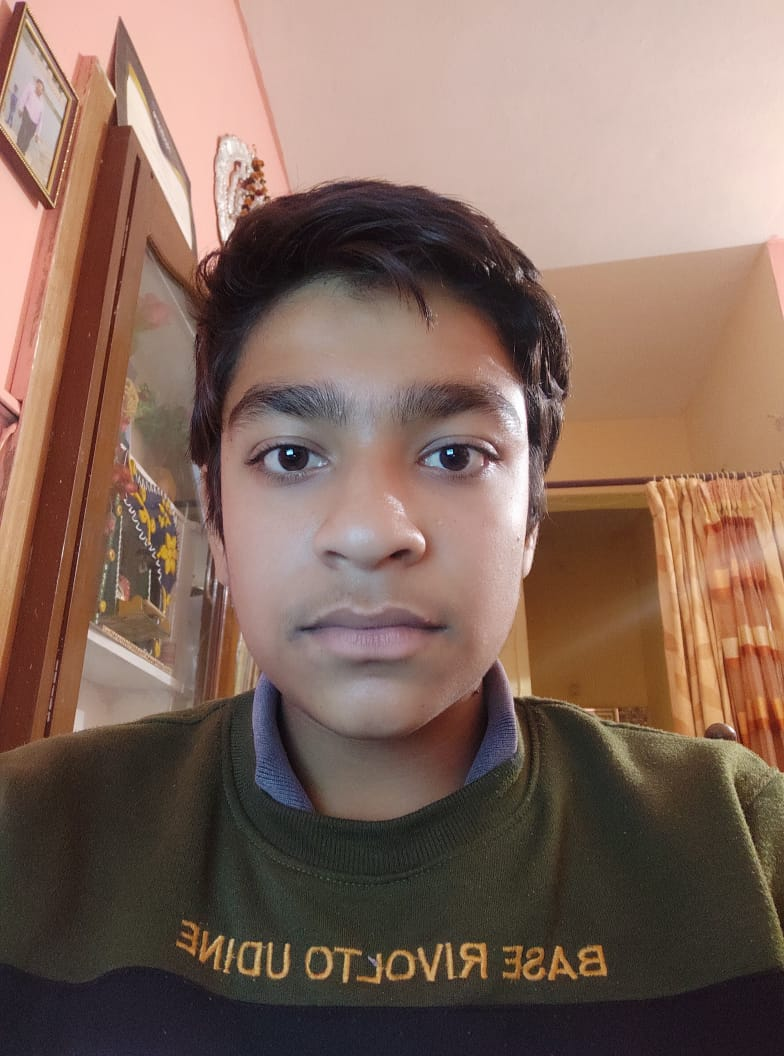
#> input picture me.jpeg, 784 x 1056 px
$ python Image.py
#> lines starting #> are read from the running program, lines starting #| are printed output that depends on the picture; after the words box and inside, x2 and y2 are one past the last pixel; in counts of white or black regions, pixels touching at a corner belong together

# ----------------- Face Detection Code for an Image -----------------

# Steps
    # 1. Load of Faces
    # 2. Make them black and white
    # 3. Create the Algorithms

import cv2
from random import randrange

# Load pretrained dataset of opencv in xml file
face_data = cv2.CascadeClassifier('Data_Face.xml')
# eye_data = cv2.CascadeClassifier('haarcascade_eye.xml')
smile_data = cv2.CascadeClassifier('Data_Smile.xml')

img = cv2.imread('me.jpeg')
#> img is the input picture: shape (1056, 784, 3); mean B, G, R 93.1, 105.3, 131

# Convert the image to a grayscale image
gray_img = cv2.cvtColor(img, cv2.COLOR_BGR2GRAY)
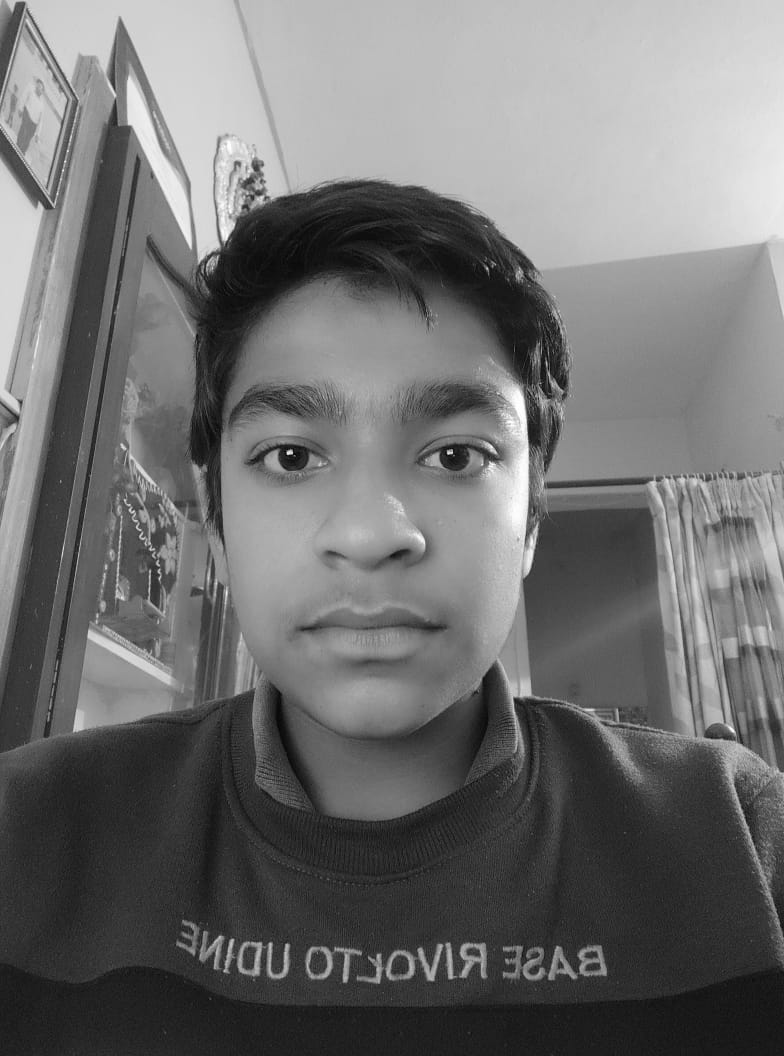
#> gray_img: shape (1056, 784); min 2, max 255, mean 111.6

#Detect Faces
face_coo = face_data.detectMultiScale(gray_img)
#> face_coo = [[165, 289, 420, 420]]
# eye_coo = eye_data.detectMultiScale(gray_img)

smile_coo = smile_data.detectMultiScale(gray_img, scaleFactor=1.7,minNeighbors=20)
#> smile_coo = [[284, 608, 177, 88]]
# detectMultiScale it is going to detect the faces in multiscale

# prints the face Coordinates
print(face_coo)
#| [[165 289 420 420]]

# Draw Rectangle surrounding the face coordinates

# Two Ways

# [x,y,w,h] = face_coo[0]
# cv2.rectangle(img, (x,y), (x+w, y+h), (255,255,0), 2)

# For Face
for x,y,w,h in face_coo:
    cv2.rectangle(img, (x,y), (x+w, y+h), (randrange(156,256),randrange(156,256),randrange(156,256)), 2)
    # smile = (x,y,w,h)

    # For Smile
    # for x,y,w,h in smile_coo:
    #     cv2.rectangle(img, (x,y), (x+w, y+h),(0,255,0), 3)

    # Label the rectangle if Smiling
    if len(smile_coo) > 0:
        cv2.putText(img, "Smiling", (x,y+h-360), fontScale=2, fontFace=cv2.FONT_HERSHEY_SCRIPT_SIMPLEX, color=(255,255,255))
#> this loop made 1 pass
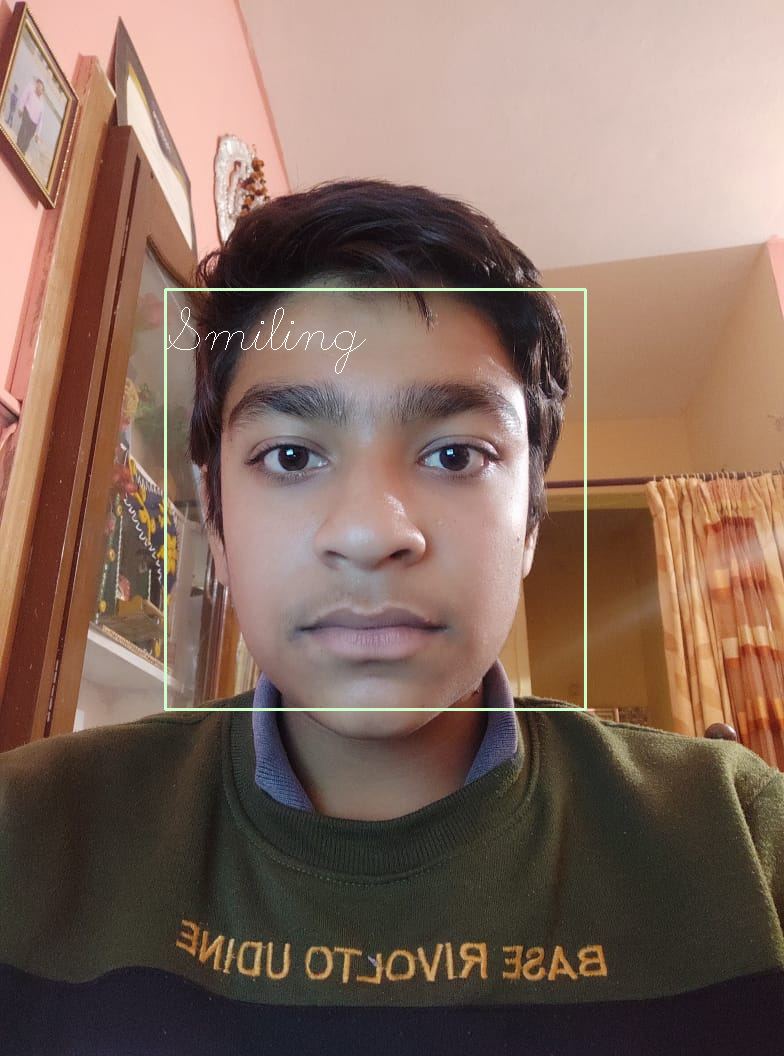
#> img: shape (1056, 784, 3); 0.68% of pixels changed, all inside (x1, y1, x2, y2) = (164, 288, 587, 711)

# cv2.rectangle(img, (x,y), (x+w, y+h), (0,255,0), 2)
# cv2.rectangle(img, (30,38), (30 + 118,38 + 118), (255,0,0), 4)

#It will create a popup with the image and a name
cv2.imshow("Smile Detector", img)


#It will make the popup wait for a while
cv2.waitKey()

print("Code Completed")

$ run again, with car.png saved as me.jpeg
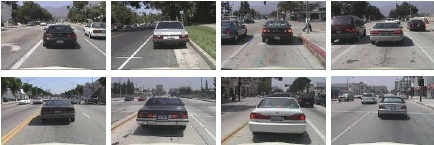
#> input picture car.png, 434 x 145 px
#> img is the input picture: shape (145, 434, 3); mean B, G, R 131.2, 131, 132.4
#> `gray_img = cv2.cvtColor(img, cv2.COLOR_BGR2GRAY)`:
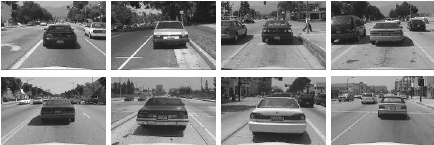
#> gray_img: shape (145, 434); min 9, max 255, mean 131.4
#> face_coo = ()

$ run again, with ce.jpg copied over me.jpeg
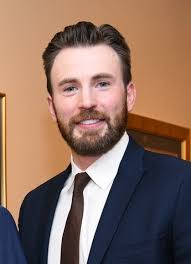
#> input picture ce.jpg, 191 x 264 px
#> img is the input picture: shape (264, 191, 3); mean B, G, R 96, 109.2, 138
#> `gray_img = cv2.cvtColor(img, cv2.COLOR_BGR2GRAY)`:
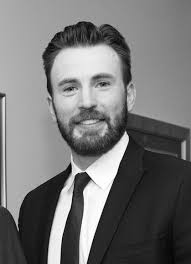
#> gray_img: shape (264, 191); min 0, max 255, mean 116.3
#> face_coo = [[41, 48, 94, 94]]
#> smile_coo = ()
#| [[41 48 94 94]]
#> the loop `for x,y,w,h in face_coo:` made 1 pass
#> after the loop `for x,y,w,h in face_coo:`:
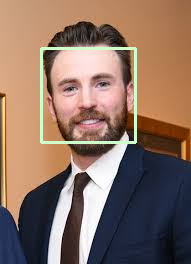
#> img: shape (264, 191, 3); 2.23% of pixels changed, all inside (x1, y1, x2, y2) = (40, 47, 137, 144)

$ run again, with group.jpg copied over me.jpeg
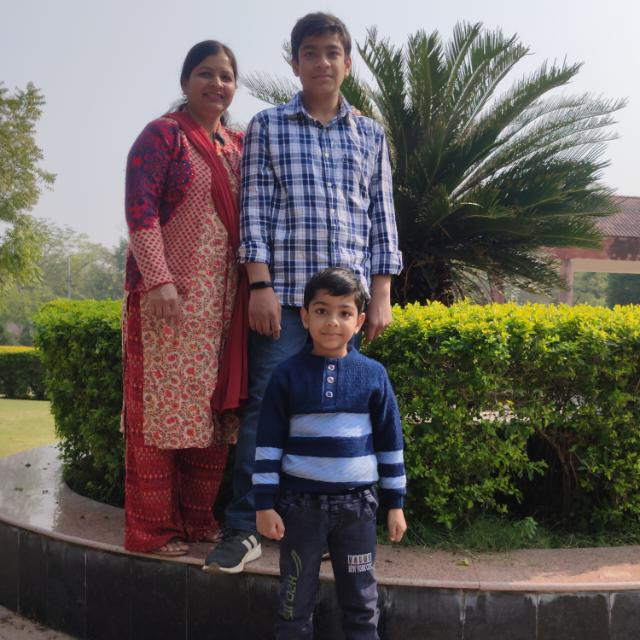
#> input picture group.jpg, 640 x 640 px
#> img is the input picture: shape (640, 640, 3); mean B, G, R 91.8, 96.1, 102.2
#> `gray_img = cv2.cvtColor(img, cv2.COLOR_BGR2GRAY)`:
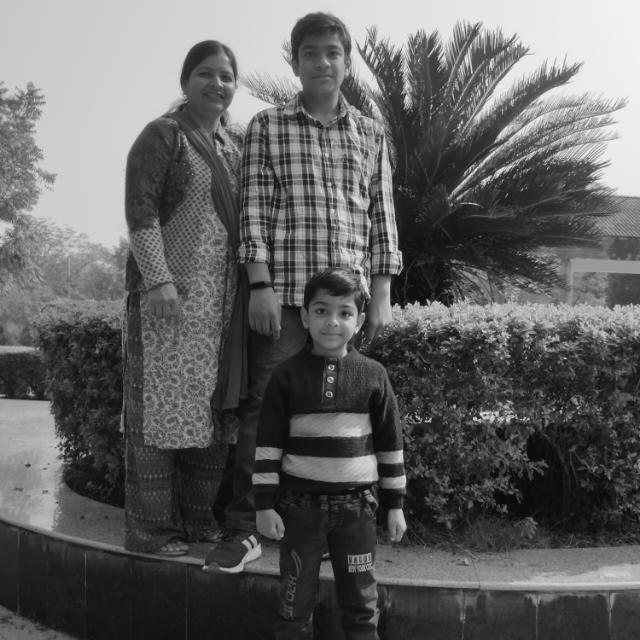
#> gray_img: shape (640, 640); min 2, max 255, mean 97.4
#> face_coo = [[188, 54, 56, 56], [292, 31, 59, 59], [302, 289, 62, 62]]
#> smile_coo = [[442, 386, 104, 52], [130, 527, 104, 52], [249, 389, 177, 88]]
#| [[188  54  56  56]
#|  [292  31  59  59]
#|  [302 289  62  62]]
#> the loop `for x,y,w,h in face_coo:` made 3 passes
#> after the loop `for x,y,w,h in face_coo:`:
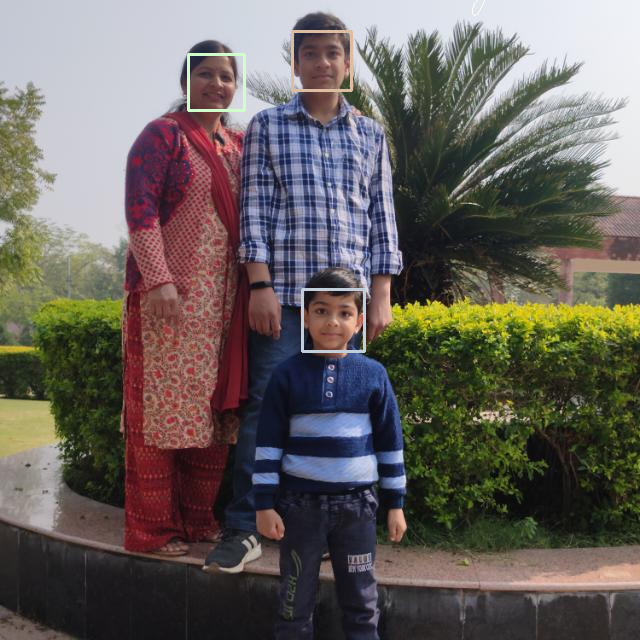
#> img: shape (640, 640, 3); 0.52% of pixels changed, all inside (x1, y1, x2, y2) = (187, 0, 485, 353)
